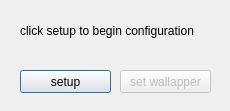
<?xml version="1.0" encoding="UTF-8"?>
<ui version="4.0">
 <class>Dialog</class>
 <widget class="QDialog" name="Dialog">
  <property name="geometry">
   <rect>
    <x>0</x>
    <y>0</y>
    <width>230</width>
    <height>111</height>
   </rect>
  </property>
  <property name="windowTitle">
   <string>k85 wallpaper tool</string>
  </property>
  <widget class="QPushButton" name="btn_setup">
   <property name="geometry">
    <rect>
     <x>20</x>
     <y>70</y>
     <width>91</width>
     <height>23</height>
    </rect>
   </property>
   <property name="text">
    <string>setup</string>
   </property>
  </widget>
  <widget class="QPushButton" name="btn_set_wallpaper">
   <property name="enabled">
    <bool>false</bool>
   </property>
   <property name="geometry">
    <rect>
     <x>120</x>
     <y>70</y>
     <width>91</width>
     <height>23</height>
    </rect>
   </property>
   <property name="text">
    <string>set wallapper</string>
   </property>
  </widget>
  <widget class="QLabel" name="label_info">
   <property name="geometry">
    <rect>
     <x>20</x>
     <y>10</y>
     <width>191</width>
     <height>41</height>
    </rect>
   </property>
   <property name="text">
    <string>click setup to begin configuration</string>
   </property>
  </widget>
 </widget>
 <resources/>
 <connections/>
</ui>
